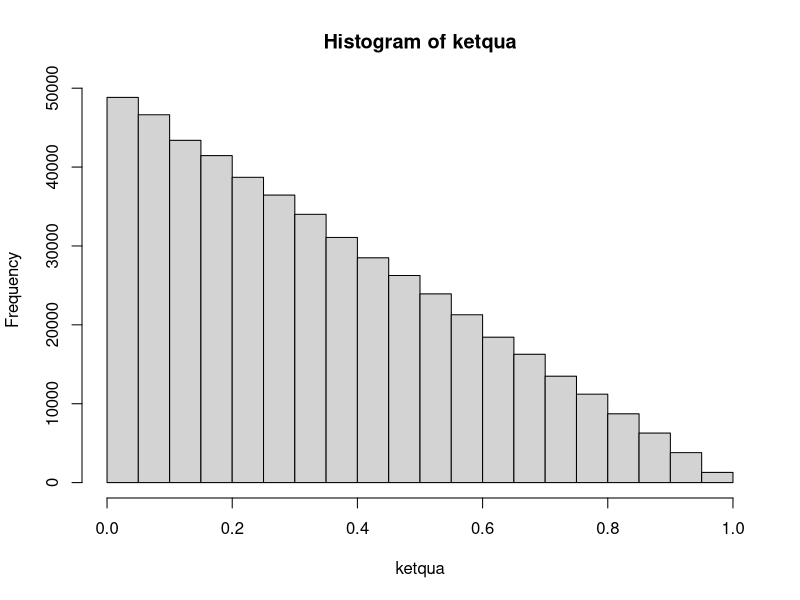

Recreate this plot in R.
#Tinh xac suat
n <- 5; p <- 4/(4+6)
k <- 0:5
pf <- choose(n, k) * p^k * (1-p)^(n-k)
data.frame(k, pf)

#Mo phong tren R
X <- function(){
  hopbi <- c(rep('R',4), rep('B', 6))
  nambi <- sample(hopbi, 5, replace = TRUE)
  return (sum(nambi == 'R'))
}
pfX <- function(N){
  ketqua <- replicate(N, X())
  return(table(ketqua)/N)
}
pfX(50000)

#BT1:
#Cau a:
X <- function(){
  kho <- c(rep('C', 3), rep('K', 7))
  sauvali <- sample(kho, 6, replace = FALSE)
  return (sum(sauvali == 'C'))
}
pfX <- function(N){
  ketqua <- replicate(N, X())
  return (table(ketqua)/N)
}
pfX(500000)
#Cau b: Doi replace = FALSE

#Cau 2:
#a) X la tong 2 mat
X <- function(){
  n <- 1:6
  hai_xs <- sample(n, 2, replace = TRUE)
  return (sum(hai_xs))
}
pfX <- function(N){
  ketqua <- replicate(N, X())
  return (table(ketqua)/N)
}
pfX(500000)
#b) X la hieu mat1 & mat2
X <- function(){
  n <- 1:6
  hai_xs <- sample(n, 2, replace = TRUE)
  return (hai_xs[1] - hai_xs[2])
}
pfX <- function(N){
  ketqua <- replicate(N, X())
  return (table(ketqua)/N)
}
pfX(500000)

#c) X la so lan gieo duoc mat chan
X <- function(){
  n <- 1:6
  hai_xs <- sample(n, 2, replace = TRUE)
  return (sum(hai_xs %% 2 == 0))
}
pfX <- function(N){
  ketqua <- replicate(N, X())
  return (table(ketqua)/N)
}
pfX(500000)

#Cau 3:
Y <- function()
{
  X <- runif(2, min = 0, max = 1)
  return (abs(X[1] - X[2]))
}
histY <- function(N){
  ketqua <- replicate(N, Y())
  hist(ketqua)
}
histY(500000)

